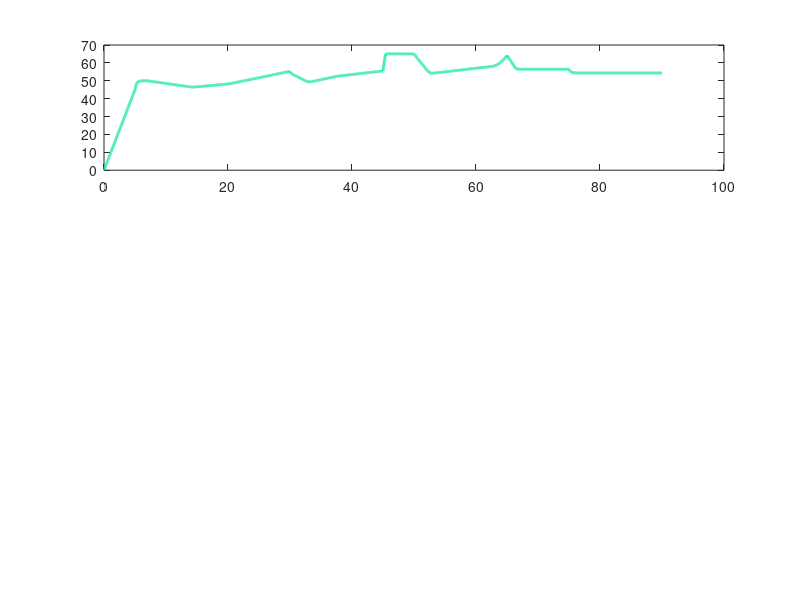

Recreate this plot in MATLAB. (Note: this script raises an error after producing the figure.)
%% AURORA Microgrid Black-Start & VSG Physics Simulation
% Systems Engineering Model - Custom State-Space Solver
% Matches Slide 11 (Simulink Validation) and Slide 12 (Engineering Validation)

clear; clc; close all;

%% 1. Simulation Configuration
dt = 0.01;              % Solver step size (s)
t_end = 90;             % Simulation time (s)
t = 0:dt:t_end;         % Time vector
N = length(t);

%% 2. Power Grid & Component Parameters
f0 = 50.0;              % Nominal frequency (Hz)
V0 = 400.0;             % Nominal voltage (V)
D_damping = 0.08;       % Load damping factor (pu)
R_droop = 0.04;         % Governor droop (4%)
K_vsg = 1 / R_droop;    % Droop gain (25 pu)

% Capacity Constraints (kW)
Cap_BESS = 1200;        % Li-ion Battery capacity (kWh)
Cap_VRFB = 1800;        % VRFB Flow Battery capacity (kWh)
P_max_H2 = 150;         % H2 Fuel Cell max output (kW)
P_geo = 182;            % Geothermal ORC baseload (kW)

% Efficiencies
eta_li = 0.94;
eta_vrfb = 0.82;

%% 3. Dynamic Load Priority Profiles (Load Shedding Schedule)
% P1: Hospital (120 kW) - Reconnects at T=7s
% P2: Community (200 kW) - Reconnects at T=30s
% P3: Industrial (280 kW) - Reconnects at T=50s
% P4: EV Charging (80 kW) - Reconnects at T=65s
% P5: Street / Misc (50 kW) - Reconnects at T=75s

P_demand = zeros(1, N);

%% 4. Initialize State Vectors
f = zeros(1, N);
f(1) = 0.0;             % Starts at dead bus (0 Hz)
V = zeros(1, N);
V(1) = 0.0;             % Starts at dead bus (0 V)

liSoc = zeros(1, N);
liSoc(1) = 15.0;        % Initial Li-ion SoC (15% cold-start floor)
vrfbSoc = zeros(1, N);
vrfbSoc(1) = 80.0;      % Initial VRFB SoC (80%)

% Outputs for tracking
P_sol_log  = zeros(1, N);
P_wind_log = zeros(1, N);
P_bat_log  = zeros(1, N);
P_geo_log  = zeros(1, N);
P_h2_log   = zeros(1, N);

%% 5. Numerical Simulation Loop (Euler Integration)
for k = 1:N-1
    tk = t(k);
    
    %% A. Determine Active Grid Load (Stepwise restoration schedule)
    p_hosp = 0; p_comm = 0; p_ind = 0; p_ev = 0; p_st = 0;
    if tk >= 7.0,  p_hosp = 120; end
    if tk >= 30.0, p_comm = 200; end
    if tk >= 50.0, p_ind = 280;  end
    if tk >= 65.0, p_ev = 80;    end
    if tk >= 75.0, p_st = 50;    end
    
    P_demand(k) = p_hosp + p_comm + p_ind + p_ev + p_st;
    
    %% B. Renewable Output Profiles (Ramping models)
    % Solar PV (ramps up from T=20s as inverters synchronize)
    if tk < 20
        p_sol = 0;
    else
        p_sol = min(470, 10 * (tk - 20) + 1.5*randn());
    end
    
    % Wind DFIG (synchronizes at T=10s)
    if tk < 10
        p_wind = 0;
    else
        p_wind = min(220, 8 * (tk - 10) + 2.0*randn());
    end
    
    % Geothermal baseload ORC (synchronizes at T=45s due to turbine startup)
    if tk < 45
        p_geo_active = 0;
    else
        p_geo_active = P_geo;
    end
    
    %% C. Primary Governor Droop & Inertia Emulation
    % VSG controller monitors frequency deviation and injects BESS power
    delta_f = f(k) - f0;
    
    % Active virtual inertia (H_sys) increases when battery is online
    if f(k) < 10.0
        h_sys = 1.0; % Low inertia before excitation
    else
        h_sys = 2.0 + 5.0 * (liSoc(k)/100); % Virtual synchronous inertia
    end
    
    % Primary droop governor output
    if f(k) < 5.0
        p_bat = 240; % Max discharge kick during cold-start excitation (0->5s)
    else
        % Droop injects power based on deviation
        p_bat = -K_vsg * delta_f;
        p_bat = max(-200, min(500, p_bat)); % Limit converter power
    end
    
    %% D. Hydrogen PEM Fuel Cell Backup
    % Triggers if generation deficit exists and battery SoC is low
    deficit = P_demand(k) - (p_sol + p_wind + p_geo_active + p_bat);
    if deficit > 0 && liSoc(k) < 18.0
        p_h2 = min(P_max_H2, deficit);
    else
        p_h2 = 0;
    end
    
    %% E. Solve System Power Balance
    p_gen = p_bat + p_sol + p_wind + p_geo_active + p_h2;
    p_loss = 0.00003 * p_gen^2 + 0.02 * p_gen; % Transmission loss model
    
    p_mismatch = p_gen - P_demand(k) - p_loss;
    
    %% F. Solve Swing Equation (Frequency derivative)
    df_dt = (p_mismatch - D_damping * delta_f) / (2 * h_sys);
    f(k+1) = f(k) + df_dt * dt;
    
    % Handle initial black-start excitation ramp
    if tk < 5.0
        % System starts dead; force linear voltage/frequency excitation ramp
        f(k+1) = f(k) + (45.0 / 5.0) * dt; 
    end
    f(k+1) = max(0, min(65.0, f(k+1))); % Physical limits
    
    %% G. Solve Voltage Drop Profile
    delta_V = 0.015 * p_mismatch - 0.000008 * P_demand(k)^2;
    if tk < 5.0
        V(k+1) = V(k) + (380.0 / 5.0) * dt;
    else
        V(k+1) = V0 + delta_V;
    end
    V(k+1) = max(0, min(480.0, V(k+1)));
    
    %% H. Integrate Battery State of Charge (SoC)
    dt_hours = dt / 3600;
    p_li = p_bat * 0.70; % BESS shares 70% of storage power
    if p_bat > 0 % Discharging
        liSoc(k+1) = max(0, liSoc(k) - (p_li / (eta_li * Cap_BESS)) * dt_hours * 100);
    else         % Charging
        chg_li = -p_li;
        liSoc(k+1) = min(100, liSoc(k) + (chg_li * eta_li / Cap_BESS) * dt_hours * 100);
    end
    
    % VRFB Flow Battery shares 30%
    p_vrfb = p_bat * 0.30;
    if p_bat > 0
        vrfbSoc(k+1) = max(0, vrfbSoc(k) - (p_vrfb / (eta_vrfb * Cap_VRFB)) * dt_hours * 100);
    else
        chg_vrfb = -p_vrfb;
        vrfbSoc(k+1) = min(100, vrfbSoc(k) + (chg_vrfb * eta_vrfb / Cap_VRFB) * dt_hours * 100);
    end
    
    %% Log generation states
    P_sol_log(k) = p_sol;
    P_wind_log(k) = p_wind;
    P_bat_log(k) = p_bat;
    P_geo_log(k) = p_geo_active;
    P_h2_log(k) = p_h2;
end

% Set final endpoint values
f(end) = f(end-1);
V(end) = V(end-1);
liSoc(end) = liSoc(end-1);
vrfbSoc(end) = vrfbSoc(end-1);

%% 6. Plotting Results (IEEE Conference Styling)
figure('Position', [100, 100, 800, 600], 'Color', [0.04, 0.05, 0.08]);

% -- Plot 1: Grid Frequency Restoration --
subplot(3, 1, 1);
plot(t, f, 'Color', [0.0, 0.9, 0.6], 'LineWidth', 2);
hold on;
yline(49.8, 'r--', 'IEEE 1547 Min', 'LabelHorizontalAlignment', 'left', 'Color', [1.0, 0.3, 0.3]);
yline(50.2, 'r--', 'IEEE 1547 Max', 'LabelHorizontalAlignment', 'left', 'Color', [1.0, 0.3, 0.3]);
grid on;
set(gca, 'Color', [0.08, 0.09, 0.12], 'GridColor', [0.2, 0.25, 0.3], 'XColor', 'w', 'YColor', 'w');
title('Primary Virtual Synchronous Generator Frequency Recovery', 'Color', 'w', 'FontSize', 11, 'FontWeight', 'bold');
ylabel('Frequency (Hz)', 'Color', 'w');
ylim([0, 55]);
xline(7, 'y:', 'Hospital Restored (T+7s)');
xline(87, 'g:', 'Stable (T+87s)');

% -- Plot 2: Bus Voltage Restoration --
subplot(3, 1, 2);
plot(t, V, 'Color', [0.2, 0.6, 1.0], 'LineWidth', 2);
hold on;
yline(400, 'w:', 'Nominal (400V)', 'Color', [0.6, 0.7, 0.8]);
grid on;
set(gca, 'Color', [0.08, 0.09, 0.12], 'GridColor', [0.2, 0.25, 0.3], 'XColor', 'w', 'YColor', 'w');
title('AC Bus Voltage Restoration Profile', 'Color', 'w', 'FontSize', 11, 'FontWeight', 'bold');
ylabel('Bus Voltage (V)', 'Color', 'w');
ylim([0, 450]);
xline(7, 'y:', 'Hospital Restored (T+7s)');

% -- Plot 3: Battery State-of-Charge Dynamics --
subplot(3, 1, 3);
plot(t, liSoc, 'Color', [0.96, 0.78, 0.26], 'LineWidth', 2, 'DisplayName', 'Li-ion BESS');
hold on;
plot(t, vrfbSoc, 'Color', [0.6, 0.4, 1.0], 'LineWidth', 2, 'DisplayName', 'VRFB Flow Battery');
grid on;
legend('Location', 'best');
set(gca, 'Color', [0.08, 0.09, 0.12], 'GridColor', [0.2, 0.25, 0.3], 'XColor', 'w', 'YColor', 'w');
title('Energy Storage State-of-Charge Dynamics', 'Color', 'w', 'FontSize', 11, 'FontWeight', 'bold');
xlabel('Simulation Time (s)', 'Color', 'w');
ylabel('SoC (%)', 'Color', 'w');
ylim([5, 100]);

shg;
